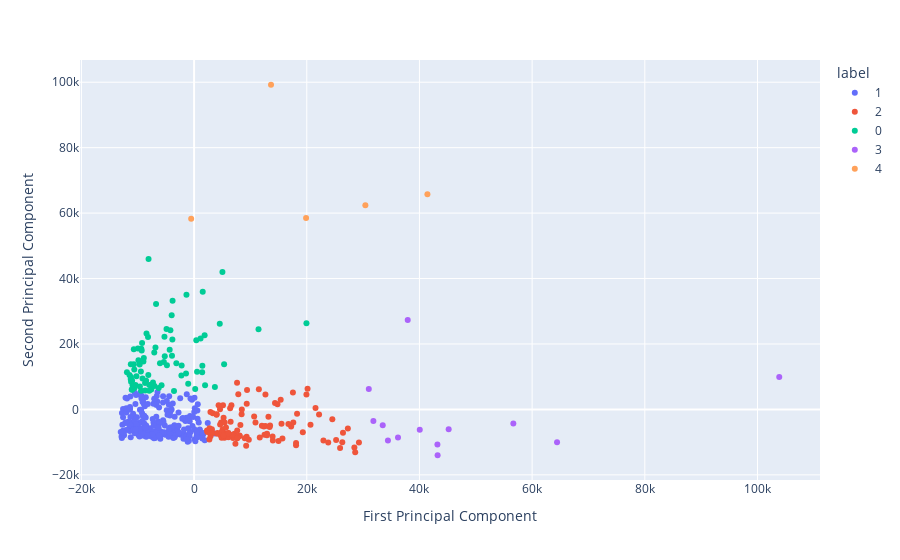

Notebook code cell kept with this figure:
### Markdown cell above
---
### 6.1.3 Applying K-means with scikit-learn
Now that we have scaled our data and got rid of the different variance problem, we're now ready to apply the k-means method on our data using scikit-learn. We set the number of clusters to be 5 for now

### Code cell
# first without scaler
from sklearn.cluster import KMeans

model = KMeans(n_clusters=5, n_init=20)
model.fit(X)

print(f"Minimum Inertia: {model.inertia_:.2f}")


from sklearn.decomposition import PCA

pca = PCA(n_components=2)
reduced_X = pca.fit_transform(X)

df_pca = pd.DataFrame(reduced_X, columns=["PC1", "PC2"])
df_pca["label"] = model.labels_
df_pca["label"] = df_pca["label"].astype("category")

fig = px.scatter(df_pca, x="PC1", y="PC2", color="label")

# these change the labels of the x and y axes
fig.update_layout(
    xaxis_title="First Principal Component",
    yaxis_title="Second Principal Component"
)

fig.show()
